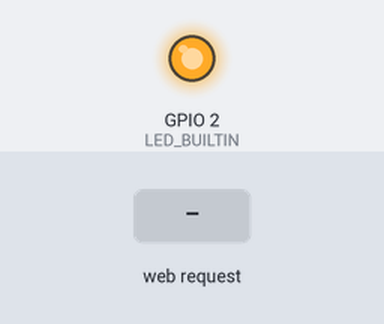
Bench run of a sketch on a simulated ESP8266 (NodeMCU). On the bench: output pins drawn as LEDs (lit = HIGH, except the on-board LED, lit = LOW). The test bench sets the inputs (shaded band). What the sketch prints to the serial monitor is not drawn.

Above: at 2.2 s.
2.3 s: HTTP request GET /ledoff received
At 2.6 s:
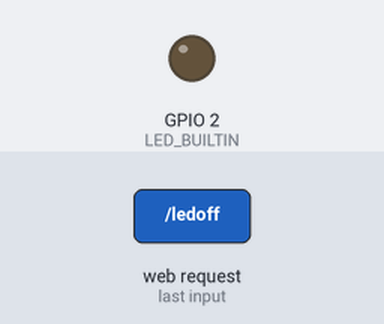
3.8 s: HTTP request GET /ledon received
At 5.0 s:
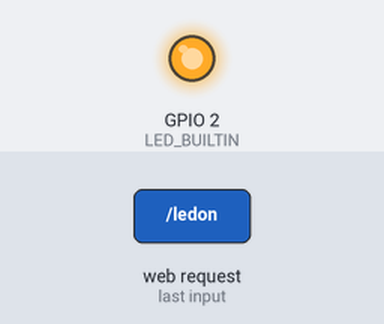
Timing chart, 0 to 6.8 s (numbered marks = the images above; inputs shaded):
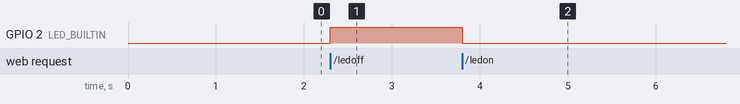

Measured:
- after the input at 2.3 s, GPIO 2 (LED_BUILTIN): LOW → HIGH at once
- after the input at 3.8 s, GPIO 2 (LED_BUILTIN): HIGH → LOW at once

The sketch:

final.ino
```cpp
#include <ESP8266WiFi.h>
#include <ESP8266WebServer.h>
#include<WiFiClient.h>
 String html = R"*(
<!DOCTYPE html>
<html>
  <head>
    <title>SWITCH LED</title>
  </head>
  <body>
  <img src="microwaveoven (1).jpg">

    <h1>SWITCH LED</h1>
    <p><a href="/ledon>LED on" class="button">button text</a> </p>
    <p><a href=/ledoff>LED off</a></p>
  </body>
</html>
)*";
const char *ssid = "MyESP8266AP";
const char *password = "testpassword";

ESP8266WebServer server(80);

void handleRoot() {
  server.send(200, "text/html", html);
}
 void ledon()
{
  digitalWrite(LED_BUILTIN, 0);
  server.send(200, "text/html", html);
}
void ledoff()
{
  digitalWrite(LED_BUILTIN, 1);
  server.send(200, "text/html", html);
}
void setup() {
 pinMode(LED_BUILTIN, OUTPUT); delay(1000);
  Serial.begin(115200);

  WiFi.softAP(ssid, password);

  Serial.println();
  Serial.print("Server IP address: ");
  Serial.println(WiFi.softAPIP());
  Serial.print("Server MAC address: ");
  Serial.println(WiFi.softAPmacAddress());

  server.on("/", handleRoot);
  server.on("/ledon", ledon);
  server.on("/ledoff", ledoff);
  server.begin();

  Serial.println("Server listening");
}

void loop() {
  server.handleClient();
}
```
